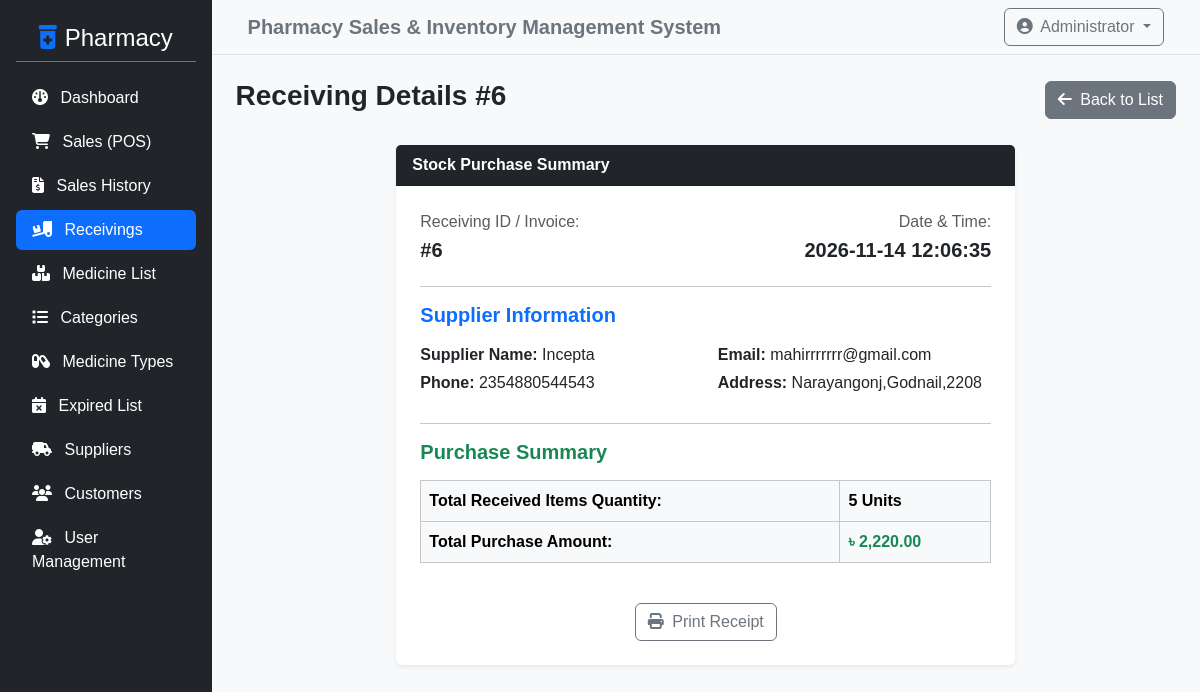
The page /admin/view_receiving.php?id=6 (signed in) on the database its author committed.
### tables this page shows
CREATE TABLE `receiving_list` (
  `id` int NOT NULL,
  `supplier_id` int NOT NULL,
  `total_items` int NOT NULL,
  `total_amount` decimal(10,2) NOT NULL,
  `date_created` datetime DEFAULT CURRENT_TIMESTAMP
);

CREATE TABLE `supplier_list` (
  `id` int NOT NULL,
  `supplier_name` varchar(255) NOT NULL,
  `contact_person` varchar(255) DEFAULT NULL,
  `phone` varchar(50) NOT NULL,
  `email` varchar(100) DEFAULT NULL,
  `address` text
);

### admin/view_receiving.php (the view, shortened to what this page needs)
<?php
include '../config/db_connect.php';
$id = intval($_GET['id'] ?? 0);
$sql = "SELECT r.*, s.supplier_name, s.phone as supplier_phone, s.address as supplier_address, s.email as supplier_email
        FROM receiving_list r
        LEFT JOIN supplier_list s ON r.supplier_id = s.id
        WHERE r.id = $id";
$result = $conn->query($sql);
$row = $result->fetch_assoc();
?>
<?php include '../includes/header.php'; ?>
<div class="d-flex">
    <?php include '../includes/sidebar.php'; ?>
    <div class="w-100 bg-light min-vh-100">
        <?php include '../includes/topbar.php'; ?>
        <div class="container-fluid p-4">
            <div class="d-flex justify-content-between align-items-center mb-4">
                <h3 class="fw-bold">Receiving Details #<?php echo $row['id']; ?></h3>
                <a href="receivings.php" class="btn btn-secondary"><i class="fa-solid fa-arrow-left me-1"></i> Back to List</a>
            </div>
            <div class="row">
                <div class="col-md-8 mx-auto">
                    <div class="card shadow-sm border-0">
                        <div class="card-header bg-dark text-white fw-bold">
                            Stock Purchase Summary
                        </div>
                        <div class="card-body p-4">
                            <div class="row mb-3">
                                <div class="col-sm-6">
                                    <p class="text-muted mb-1">Receiving ID / Invoice:</p>
                                    <h5 class="fw-bold">#<?php echo $row['id']; ?></h5>
                                </div>
                                <div class="col-sm-6 text-sm-end">
                                    <p class="text-muted mb-1">Date & Time:</p>
                                    <h5 class="fw-bold"><?php echo htmlspecialchars($row['date_created'] ?? 'N/A'); ?></h5>
                                </div>
                            </div>
                            <hr>
                            <h5 class="fw-bold text-primary mb-3">Supplier Information</h5>
                            <div class="row mb-4">
                                <div class="col-sm-6">
                                    <p class="mb-1"><strong>Supplier Name:</strong> <?php echo htmlspecialchars($row['supplier_name'] ?? 'Walking Supplier'); ?></p>
                                    <p class="mb-1"><strong>Phone:</strong> <?php echo htmlspecialchars($row['supplier_phone'] ?? 'N/A'); ?></p>
                                </div>
                                <div class="col-sm-6">
                                    <p class="mb-1"><strong>Email:</strong> <?php echo htmlspecialchars($row['supplier_email'] ?? 'N/A'); ?></p>
                                    <p class="mb-1"><strong>Address:</strong> <?php echo htmlspecialchars($row['supplier_address'] ?? 'N/A'); ?></p>
                                </div>
                            </div>
                            <hr>
                            <h5 class="fw-bold text-success mb-3">Purchase Summary</h5>
                            <div class="table-responsive">
                                <table class="table table-bordered">
                                    <tr class="table-light">
                                        <th>Total Received Items Quantity:</th>
                                        <td class="fw-bold"><?php echo htmlspecialchars($row['total_items']); ?> Units</td>
                                    </tr>
                                    <tr class="table-light">
                                        <th>Total Purchase Amount:</th>
                                        <td class="fw-bold text-success">৳ <?php echo number_format($row['total_amount'], 2); ?></td>
                                    </tr>
                                </table>
                            </div>
                            <div class="text-center mt-4">
                                <button onclick="window.print();" class="btn btn-outline-secondary"><i class="fa-solid fa-print me-1"></i> Print Receipt</button>
                            </div>
                        </div>
                    </div>
                </div>
            </div>
        </div>
    </div>
</div>
<?php include '../includes/footer.php'; ?>

### assets/css/style.css (style rules this page uses)
body { font-family: 'Segoe UI', Tahoma, Geneva, Verdana, sans-serif; background-color: #f8f9fa; }
body { background-color: #f8f9fa; font-family: Arial, sans-serif; }

### rows shown on the page
receiving_list: id "6", date_created "2026-11-14 12:06:35", supplier_list.supplier_name "Incepta", supplier_list.phone "2354880544543", supplier_list.email "mahirrrrrrr@gmail.com", supplier_list.address "Narayangonj,Godnail,2208", total_items "5", total_amount "2,220.00"
